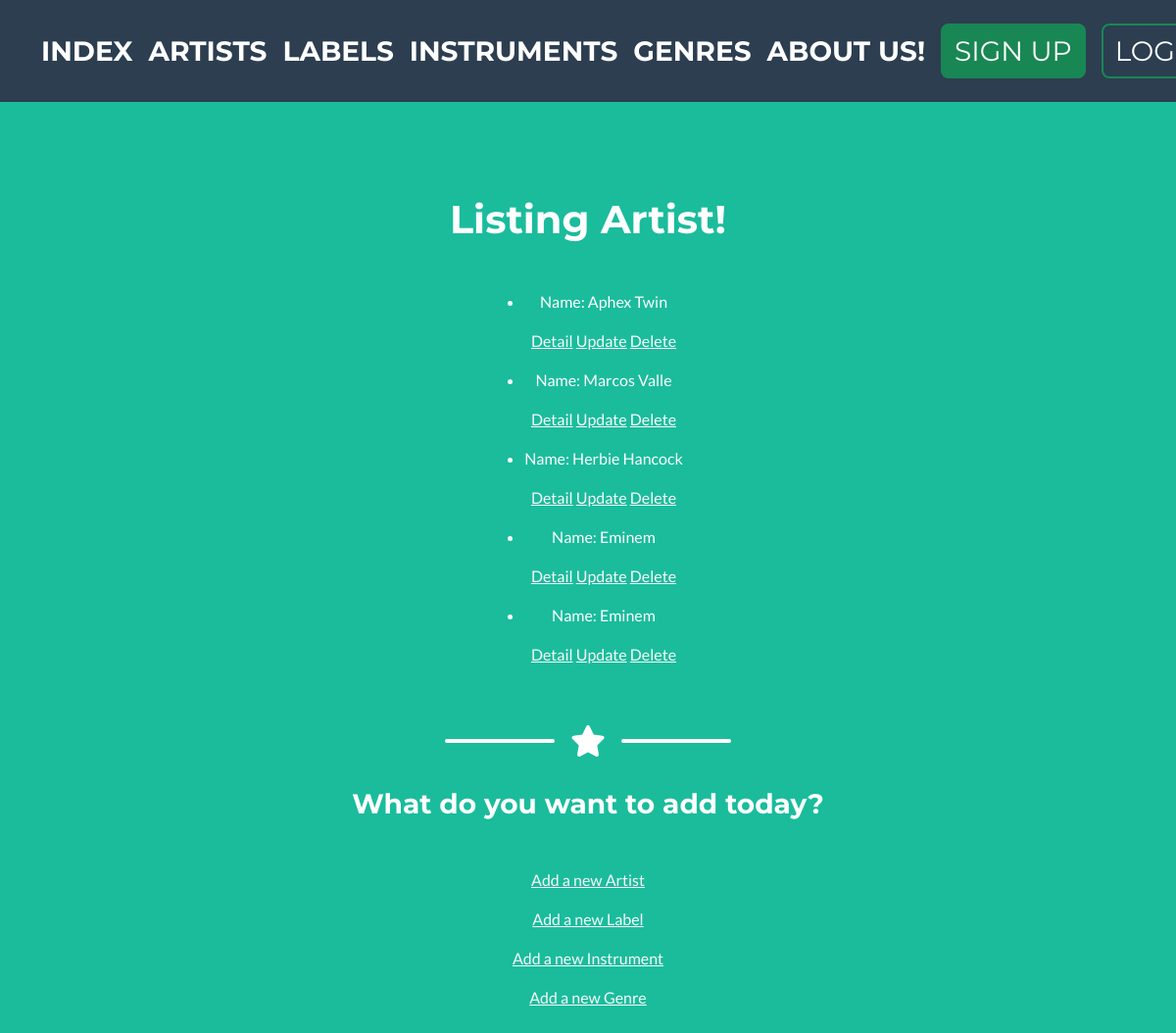
The page /App1/listArtist/ on the database as committed earlier.
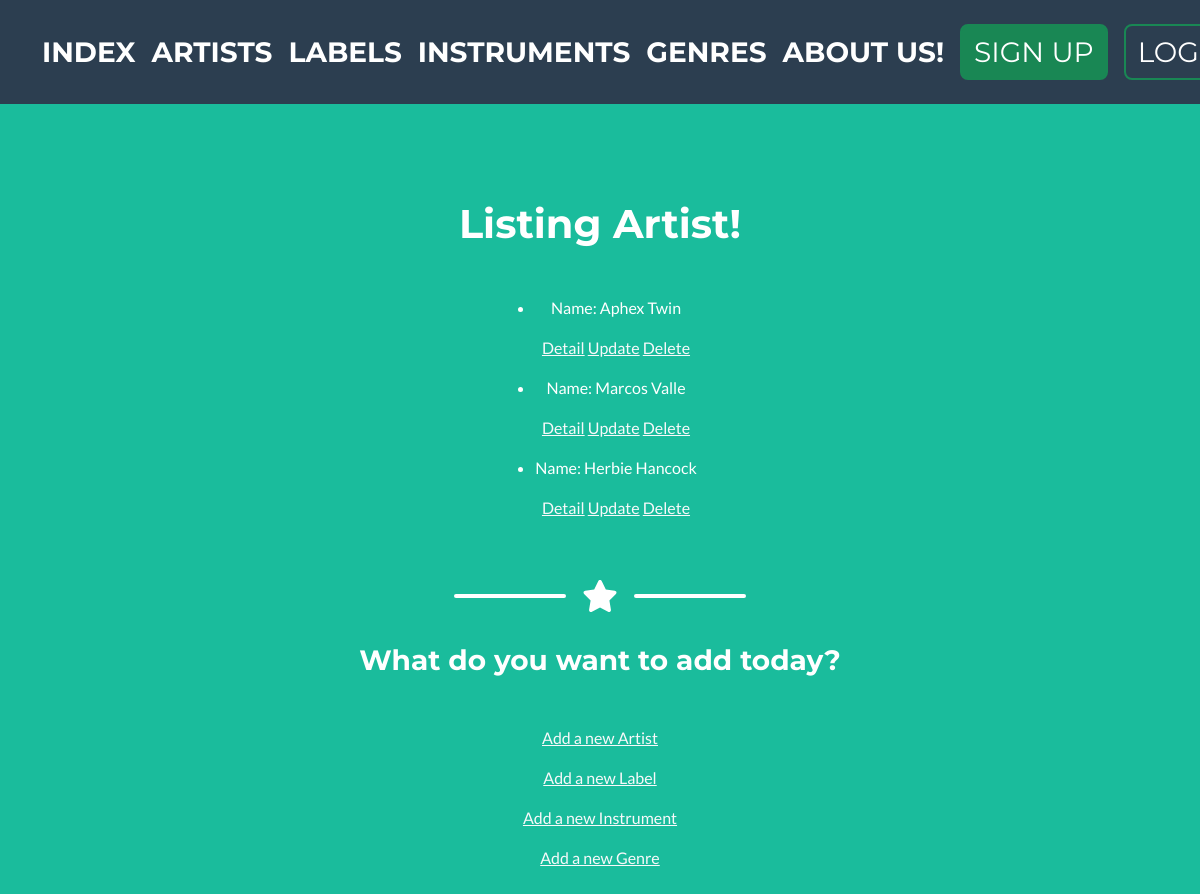
The same page on the database as committed later.
### App1/models.py (models this page shows, shortened)
class Artist(models.Model):
    name=models.CharField(max_length=40)
    nacionality=models.CharField(max_length=40)
    biography = models.TextField()
    img = models.ImageField(null=True, blank=True) #Agregamos imagenes!

### App1/views.py (the view)
# urls.py: path('listArtist/', views.ArtistList.as_view(), name='listArtist'),
class ArtistList(ListView):
    model = Artist
    template_name = "App1/listArtist.html"

### App1/templates/App1/listArtist.html
{% extends 'App1/father2.html' %}
{% load static %}
{% block changingContent %}
<h1 class="mb-5">Listing Artist!</h1>
<ul>
    {% for artist in object_list %}
        <li>
            <p>Name: {{artist.name}}</p>
            <p>
                    <a class="btn-outline-light mb-3" href="{% url 'ArtistDetail' artist.id %}">Detail</a>
                    <a class="btn-outline-light mb-3" href="{% url 'ArtistUpdate' artist.id %}">Update</a>
                    <a class="btn-outline-light mb-3" href="{% url 'ArtistDelete' artist.id %}">Delete</a>
            </p>
        </li>
    {% endfor %}
</ul>
{% endblock %}

### App1/templates/App1/father2.html (shortened to what this page needs)
<!DOCTYPE html>
<html lang="en">
    <head>
        {% load static %}
        <link href="{% static 'App1/css/styles.css' %}" rel="stylesheet" />
    </head>
    <body id="page-top">
        <nav class="navbar navbar-expand-lg bg-secondary text-uppercase fixed-top" id="mainNav">
            <div class="container">
                <a class="navbar-brand" href="{% url 'Index' %}">Index</a>
                <a class="navbar-brand" href="{% url 'Artists' %}">Artists</a>
                <a class="navbar-brand" href="{% url 'Labels' %}">Labels</a>
                <a class="navbar-brand" href="{% url 'Instruments' %}">Instruments</a>
                <a class="navbar-brand" href="{% url 'Genres' %}">Genres</a>
                <a class="navbar-brand" href="{% url 'About' %}">About us!</a>
                {% if request.user.is_authenticated %}
                <a class="btn btn-success navbar-brand" href="{% url 'editprofile' %}">Profile</a>
                <a class="btn btn-outline-success navbar-brand" href="{% url 'Logout' %}">Logout</a>
                {% else %}
                <a class="btn btn-success navbar-brand" href="{% url 'SignUp' %}">SIGN UP</a>
                <a class="btn btn-outline-success navbar-brand" href="{% url 'Login' %}">Login</a>
                {% endif %}
            </div>
        </nav>
        <header class="masthead bg-primary text-white text-center">
            <div class="container d-flex align-items-center flex-column">
                {% block changingContent%}{% endblock%}
                <div class="divider-custom divider-light">
                    <div class="divider-custom-line"></div>
                    <div class="divider-custom-icon"><i class="fas fa-star"></i></div>
                    <div class="divider-custom-line"></div>
                </div>
                <h3 class="mb-5">What do you want to add today?</h3>
                <a class="btn-outline-light mb-3" href="{% url 'ArtistCreate' %}">Add a new Artist</a>
                <a class="btn-outline-light mb-3" href="{% url 'LabelCreate' %}">Add a new Label</a>
                <a class="btn-outline-light mb-3" href="{% url 'InstrumentCreate' %}">Add a new Instrument</a>
                <a class="btn-outline-light mb-3" href="{% url 'GenreCreate' %}">Add a new Genre</a>
            </div>
        </header>
    </body>
</html>

Rows that differ between the two databases and show on the page:
removed Artist: name "Eminem"
removed Artist: name "Eminem"
